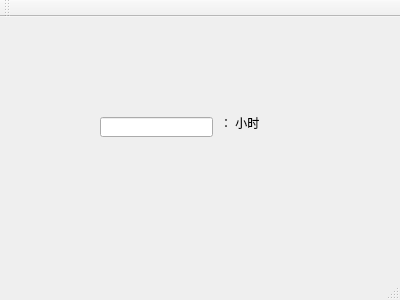
<?xml version="1.0" encoding="UTF-8"?>
<ui version="4.0">
 <class>MainWindow</class>
 <widget class="QMainWindow" name="MainWindow">
  <property name="geometry">
   <rect>
    <x>0</x>
    <y>0</y>
    <width>400</width>
    <height>300</height>
   </rect>
  </property>
  <property name="windowTitle">
   <string>MainWindow</string>
  </property>
  <widget class="QWidget" name="centralWidget">
   <widget class="QLabel" name="label">
    <property name="geometry">
     <rect>
      <x>220</x>
      <y>100</y>
      <width>54</width>
      <height>12</height>
     </rect>
    </property>
    <property name="text">
     <string>： 小时</string>
    </property>
   </widget>
   <widget class="QLineEdit" name="timeLineEdit">
    <property name="geometry">
     <rect>
      <x>100</x>
      <y>100</y>
      <width>113</width>
      <height>20</height>
     </rect>
    </property>
   </widget>
  </widget>
  <widget class="QMenuBar" name="menuBar">
   <property name="geometry">
    <rect>
     <x>0</x>
     <y>0</y>
     <width>400</width>
     <height>23</height>
    </rect>
   </property>
  </widget>
  <widget class="QToolBar" name="mainToolBar">
   <attribute name="toolBarArea">
    <enum>TopToolBarArea</enum>
   </attribute>
   <attribute name="toolBarBreak">
    <bool>false</bool>
   </attribute>
  </widget>
  <widget class="QStatusBar" name="statusBar"/>
 </widget>
 <layoutdefault spacing="6" margin="11"/>
 <resources/>
 <connections/>
</ui>
